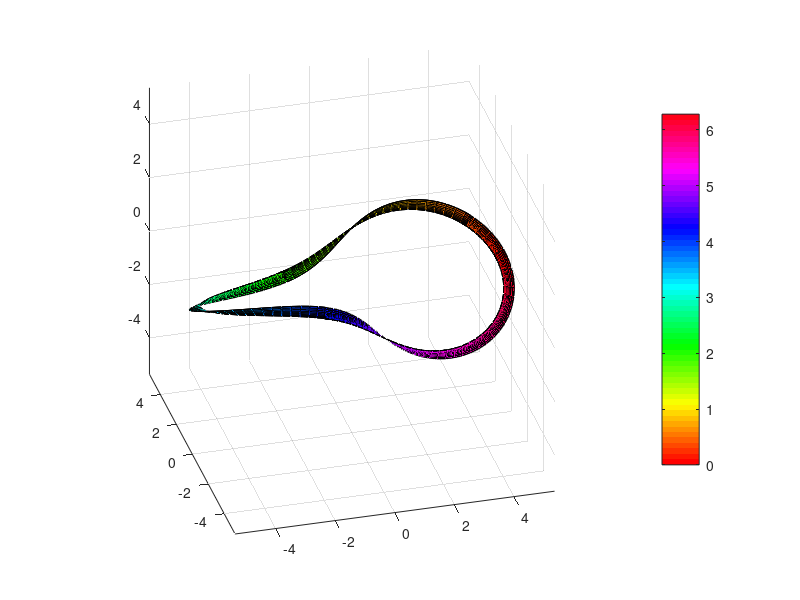

MATLAB code to generate this figure:
u = linspace(0,2*pi,100);
v = linspace(0,2*pi,100);
[U,V]=meshgrid(u,v);

r =((cos(V)).^20+(sin(V)).^20).^(-1/20);
X = (4+r*cos(V+2*U)).*cos(U);
Y = (4+r*cos(V+2*U)).*sin(U);
Z = (r*sin(V+2*U));

figure;
surf(X,Y,Z,U);
axis equal
colorbar
view(-15,30)
colormap hsv